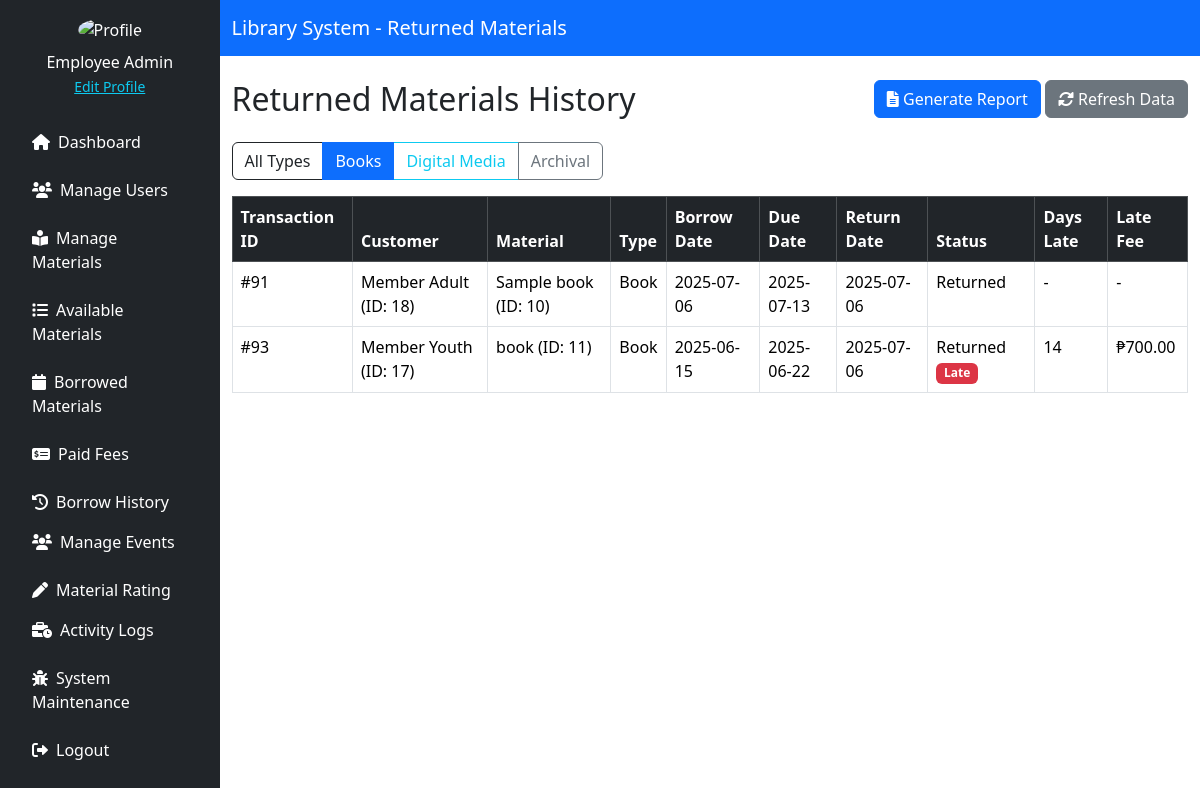
The app's page /source/employee/borrow_history.php?type=book (signed in) with its own data.
### tables this page shows
CREATE TABLE `material_transactions` (
  `transaction_id` int(11) NOT NULL,
  `material_type` enum('book','digital','research') NOT NULL,
  `material_id` int(11) NOT NULL,
  `customer_id` int(11) NOT NULL,
  `action` enum('Reserve','Borrow','Return','Request Access','Approve Access','Grant Access') NOT NULL,
  `status` enum('Reserved','Borrowed','Returned','Cancelled','Overdue') DEFAULT 'Reserved',
  `action_date` datetime DEFAULT current_timestamp(),
  `due_date` datetime DEFAULT NULL,
  `return_date` datetime DEFAULT NULL,
  `late_fee` decimal(10,2) DEFAULT 0.00
);

CREATE TABLE `customer` (
  `customer_id` int(11) NOT NULL,
  `first_name` varchar(255) NOT NULL,
  `middle_name` varchar(255) DEFAULT NULL,
  `last_name` varchar(255) NOT NULL,
  `purok` varchar(255) DEFAULT NULL,
  `street` varchar(255) DEFAULT NULL,
  `barangay` varchar(255) NOT NULL,
  `city` varchar(255) NOT NULL,
  `postal_code` varchar(255) DEFAULT NULL,
  `phone_num` varchar(225) NOT NULL,
  `birthdate` date NOT NULL,
  `email` varchar(255) NOT NULL,
  `password` varchar(255) NOT NULL,
  `role_id` int(11) NOT NULL,
  `status` enum('Active','Inactive') NOT NULL DEFAULT 'Active'
);

### source/employee/borrow_history.php (the view, shortened to what this page needs)
<?php
include '../../config/db_conn.php';
function getReturnedMaterials($pdo, $typeFilter = 'all') {
    $query = "SELECT
                t.transaction_id,
                CONCAT(c.first_name, ' ', COALESCE(c.middle_name, ''), ' ', c.last_name) AS customer_name,
                c.customer_id,
                t.material_type,
                t.material_id,
                t.action_date AS borrow_date,
                t.due_date,
                t.return_date,
                t.status,
                t.late_fee,
                CASE
                    WHEN t.return_date > t.due_date THEN DATEDIFF(t.return_date, t.due_date)
                    ELSE 0
                END AS days_late,
                CASE
                    WHEN t.material_type = 'book' THEN b.title
                    WHEN t.material_type = 'digital' THEN d.title
                    WHEN t.material_type = 'research' THEN r.title
                END AS material_title
              FROM material_transactions t
              JOIN customer c ON t.customer_id = c.customer_id
              LEFT JOIN material_books b ON t.material_type = 'book' AND t.material_id = b.id
              LEFT JOIN material_digital_media d ON t.material_type = 'digital' AND t.material_id = d.id
              LEFT JOIN material_research r ON t.material_type = 'research' AND t.material_id = r.id
              WHERE t.status = 'Returned'";
    $params = [];
    if ($typeFilter !== 'all') {
        $query .= " AND t.material_type = ?";
        $params[] = $typeFilter;
    }
    $query .= " ORDER BY t.return_date DESC";
    $stmt = $pdo->prepare($query);
    $stmt->execute($params);
    $results = $stmt->fetchAll(PDO::FETCH_ASSOC);
    $formattedResults = [];
    foreach ($results as $row) {
        $formattedResults[] = [
            'transaction_id' => $row['transaction_id'],
            'customer_name' => $row['customer_name'],
            'customer_id' => $row['customer_id'],
            'material_title' => $row['material_title'],
            'material_id' => $row['material_id'],
            'material_type' => ucfirst($row['material_type']),
            'borrow_date' => date('Y-m-d', strtotime($row['borrow_date'])),
            'due_date' => date('Y-m-d', strtotime($row['due_date'])),
            'return_date' => date('Y-m-d', strtotime($row['return_date'])),
            'days_late' => $row['days_late'],
            'status' => $row['status'],
            'is_late' => $row['days_late'] > 0,
            'late_fee' => $row['late_fee']
        ];
    }
    return $formattedResults;
}
$returnedMaterials = getReturnedMaterials($pdo);
$typeFilter = $_GET['type'] ?? 'all';
if ($typeFilter !== 'all') {
    $returnedMaterials = getReturnedMaterials($pdo, $typeFilter);
}
?>
<!DOCTYPE html>
<html lang="en">
<head>
    <link href="https://cdn.jsdelivr.net/npm/bootstrap@5.3.3/dist/css/bootstrap.min.css" rel="stylesheet">
    <link href="https://cdnjs.cloudflare.com/ajax/libs/font-awesome/6.0.0/css/all.min.css" rel="stylesheet">
</head>
<body>
<div class="d-flex">
    <?php include './includes/sidebar.php'; ?>
    <div class="flex-grow-1">
        <nav class="navbar navbar-expand-lg navbar-dark bg-primary">
            <div class="container">
                <a class="navbar-brand" href="#">Library System - Returned Materials</a>
            </div>
        </nav>
        <div class="container mt-4">
            <div class="d-flex justify-content-between mb-3">
                <h2>Returned Materials History</h2>
                <div>
                    <button class="btn btn-primary" data-bs-toggle="modal" data-bs-target="#reportModal">
                        <i class="fas fa-file-alt"></i> Generate Report
                    </button>
                    <button class="btn btn-secondary" onclick="window.location.reload()">
                        <i class="fas fa-sync-alt"></i> Refresh Data
                    </button>
                </div>
            </div>
            <div class="mb-3">
                <div class="btn-group" role="group">
                    <a href="?type=all" class="btn btn-outline-dark <?= $typeFilter === 'all' ? 'active' : '' ?>">All Types</a>
                    <a href="?type=book" class="btn btn-outline-primary <?= $typeFilter === 'book' ? 'active' : '' ?>">Books</a>
                    <a href="?type=digital" class="btn btn-outline-info <?= $typeFilter === 'digital' ? 'active' : '' ?>">Digital Media</a>
                    <a href="?type=research" class="btn btn-outline-secondary <?= $typeFilter === 'research' ? 'active' : '' ?>">Archival</a>
                </div>
            </div>
            <table class="table table-bordered">
                <thead class="table-dark">
                    <tr>
                        <th>Transaction ID</th>
                        <th>Customer</th>
                        <th>Material</th>
                        <th>Type</th>
                        <th>Borrow Date</th>
                        <th>Due Date</th>
                        <th>Return Date</th>
                        <th>Status</th>
                        <th>Days Late</th>
                        <th>Late Fee</th>
                    </tr>
                </thead>
                <tbody>
                    <?php foreach ($returnedMaterials as $item): ?>
                        <tr class="<?= $item['is_late'] ? 'late' : 'returned' ?>">
                            <td>#<?= $item['transaction_id'] ?></td>
                            <td><?= $item['customer_name'] ?> (ID: <?= $item['customer_id'] ?>)</td>
                            <td><?= $item['material_title'] ?> (ID: <?= $item['material_id'] ?>)</td>
                            <td><?= $item['material_type'] ?></td>
                            <td><?= $item['borrow_date'] ?></td>
                            <td><?= $item['due_date'] ?></td>
                            <td><?= $item['return_date'] ?></td>
                            <td>
                                Returned
                                <?php if ($item['is_late']): ?>
                                    <span class="badge bg-danger">Late</span>
                                <?php endif; ?>
                            </td>
                            <td><?= $item['days_late'] > 0 ? $item['days_late'] : '-' ?></td>
                            <td><?= $item['late_fee'] > 0 ? '₱' . number_format($item['late_fee'], 2) : '-' ?></td>
                        </tr>
                    <?php endforeach; ?>
                </tbody>
            </table>
        </div>
    </div>
</div>
</body>
</html>

### source/employee/borrow_history.php (style rules this page uses)
.late { background-color: #ffdddd; }
.returned { background-color: #ddffdd; }

### records on screen
material_transactions: transaction_id "91", customer_name "Member Adult", customer.customer_id "18", material_title "Sample book", material "10", material_type "Book", borrow_date "2025-07-06", due_date "2025-07-13", return_date "2025-07-06"
material_transactions: transaction_id "93", customer_name "Member Youth", customer.customer_id "17", material_title "book", material "11", material_type "Book", borrow_date "2025-06-15", due_date "2025-06-22", return_date "2025-07-06", shows "Late", days_late "14", late_fee "700.00"

### other values on screen
$_SESSION['user_name'] "Employee Admin"
